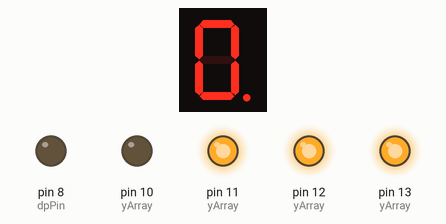
Simulated run of this sketch. Board: Arduino Uno, built with avr-gcc and run on an emulated ATmega328P. On the bench: 1-digit seven-segment display, output pins drawn as LEDs (lit = HIGH). Wiring (inferred from the names in the program): 1-digit 7-segment display, segments lit when HIGH: segments pin 1, pin 2, pin 3, pin 4, pin 5, pin 6, pin 7, pin 4. The segment pins are drawn as the display they are named for; pins used as bus, display or sensor lines are not drawn.

Above: at 0.1 s.
At 5.1 s:
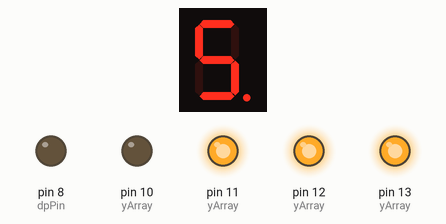
At 10.1 s:
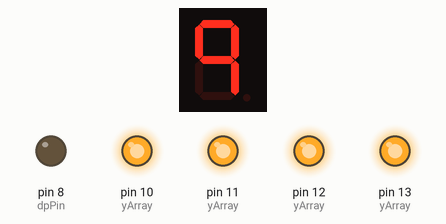
At 19.1 s:
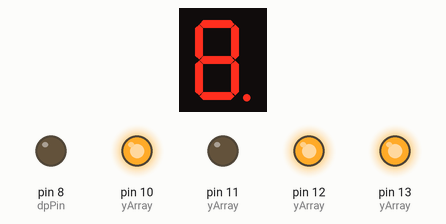
At 29.1 s:
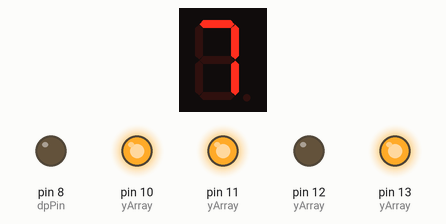
At 39.1 s:
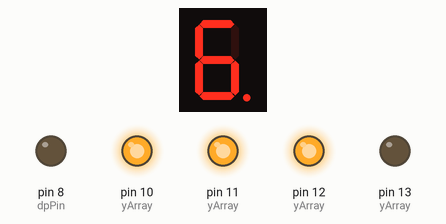
Timing chart, 0 to 40.0 s (numbered marks = the images above):
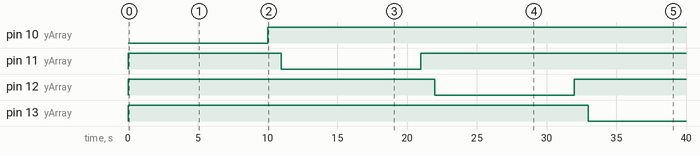

The sketch:

_4digitDisplay.ino
```cpp
int aPin = 1;
int bPin = 2;
int cPin = 3;
int dPin = 4;
int ePin = 5;
int fPin = 6;
int gPin = 7;
int dpPin = 8;

int y1 = 10;
int y2 = 11;
int y3 = 12;
int y4 = 13;

int yArray[] = {y1, y2, y3, y4};

void setup() {

  pinMode(aPin, OUTPUT);
  pinMode(bPin, OUTPUT);
  pinMode(cPin, OUTPUT);
  pinMode(dPin, OUTPUT);
  pinMode(ePin, OUTPUT);
  pinMode(fPin, OUTPUT);
  pinMode(gPin, OUTPUT);
  pinMode(dpPin, OUTPUT);


  for (int i = 0; i < 4; i++) {
    pinMode(yArray[i], OUTPUT);
  }

}

void loop() {

  for (int y = 0; y < 4; y++) {
    digitalWrite(yArray[y], HIGH);
  }


  for (int y = 0; y < 4; y++) {
    digitalWrite(yArray[y], LOW);

    for (int x = 0; x < 10; x++) {
     LEDDisplay(x);
      delay(1000);
    }
    digitalWrite(yArray[y], HIGH);
    delay(1000);
  }

}

void LEDDisplay(int x) {

  switch(x) {
    case 0:
      digitalWrite(aPin, HIGH);
      digitalWrite(bPin, HIGH);
      digitalWrite(cPin, HIGH);
      digitalWrite(dPin, HIGH);
      digitalWrite(ePin, HIGH);
      digitalWrite(fPin, HIGH);
      digitalWrite(gPin, LOW);
      digitalWrite(dpPin, LOW);
      break;
    case 1:
      digitalWrite(aPin, LOW);
      digitalWrite(bPin, HIGH);
      digitalWrite(cPin, HIGH);
      digitalWrite(dPin, LOW);
      digitalWrite(ePin, LOW);
      digitalWrite(fPin, LOW);
      digitalWrite(gPin, LOW);
      digitalWrite(dpPin, LOW);
      break;
    case 2:
      digitalWrite(aPin, HIGH);
      digitalWrite(bPin, HIGH);
      digitalWrite(cPin, LOW);
      digitalWrite(dPin, HIGH);
      digitalWrite(ePin, HIGH);
      digitalWrite(fPin, LOW);
      digitalWrite(gPin, HIGH);
      digitalWrite(dpPin, LOW);
      break;
    case 3:
      digitalWrite(aPin, HIGH);
      digitalWrite(bPin, HIGH);
      digitalWrite(cPin, HIGH);
      digitalWrite(dPin, HIGH);
      digitalWrite(ePin, LOW);
      digitalWrite(fPin, LOW);
      digitalWrite(gPin, HIGH);
      digitalWrite(dpPin, LOW);
      break;
    case 4:
      digitalWrite(aPin, LOW);
      digitalWrite(bPin, HIGH);
      digitalWrite(cPin, HIGH);
      digitalWrite(dPin, LOW);
      digitalWrite(ePin, LOW);
      digitalWrite(fPin, HIGH);
      digitalWrite(gPin, HIGH);
      digitalWrite(dpPin, LOW);
      break;
    case 5:
      digitalWrite(aPin, HIGH);
      digitalWrite(bPin, LOW);
      digitalWrite(cPin, HIGH);
      digitalWrite(dPin, HIGH);
      digitalWrite(ePin, LOW);
      digitalWrite(fPin, HIGH);
      digitalWrite(gPin, HIGH);
      digitalWrite(dpPin, LOW);
      break;
    case 6:
      digitalWrite(aPin, HIGH);
      digitalWrite(bPin, LOW);
      digitalWrite(cPin, HIGH);
      digitalWrite(dPin, HIGH);
      digitalWrite(ePin, HIGH);
      digitalWrite(fPin, HIGH);
      digitalWrite(gPin, HIGH);
      digitalWrite(dpPin, LOW);
      break;
    case 7:
      digitalWrite(aPin, HIGH);
      digitalWrite(bPin, HIGH);
      digitalWrite(cPin, HIGH);
      digitalWrite(dPin, LOW);
      digitalWrite(ePin, LOW);
      digitalWrite(fPin, LOW);
      digitalWrite(gPin, LOW);
      digitalWrite(dpPin, LOW);
      break;
    case 8:
      digitalWrite(aPin, HIGH);
      digitalWrite(bPin, HIGH);
      digitalWrite(cPin, HIGH);
      digitalWrite(dPin, HIGH);
      digitalWrite(ePin, HIGH);
      digitalWrite(fPin, HIGH);
      digitalWrite(gPin, HIGH);
      digitalWrite(dpPin, LOW);
      break;
    case 9:
      digitalWrite(aPin, HIGH);
      digitalWrite(bPin, HIGH);
      digitalWrite(cPin, HIGH);
      digitalWrite(dPin, LOW);
      digitalWrite(ePin, LOW);
      digitalWrite(fPin, HIGH);
      digitalWrite(gPin, HIGH);
      digitalWrite(dpPin, LOW);
      break;
    default:
      digitalWrite(aPin, LOW);
      digitalWrite(bPin, LOW);
      digitalWrite(cPin, LOW);
      digitalWrite(dPin, LOW);
      digitalWrite(ePin, LOW);
      digitalWrite(fPin, LOW);
      digitalWrite(gPin, LOW);
      digitalWrite(dpPin, LOW);
  }
}
```

Measured:
- by itself, pin 10 (yArray): LOW → HIGH at 10.0 s
- by itself, pin 11 (yArray): LOW → HIGH at 0.00 s, → LOW 11.0 s later, → HIGH 10.0 s later
- by itself, pin 12 (yArray): LOW → HIGH at 0.00 s, → LOW 22.0 s later, → HIGH 10.0 s later
- by itself, pin 13 (yArray): LOW → HIGH at 0.00 s, → LOW 33.0 s later
- what the display in image 1 shows lasts 1.0 s, from 5.0 s to 6.0 s
- what the display in image 2 shows lasts 2.0 s, from 9.0 s to 11.0 s
